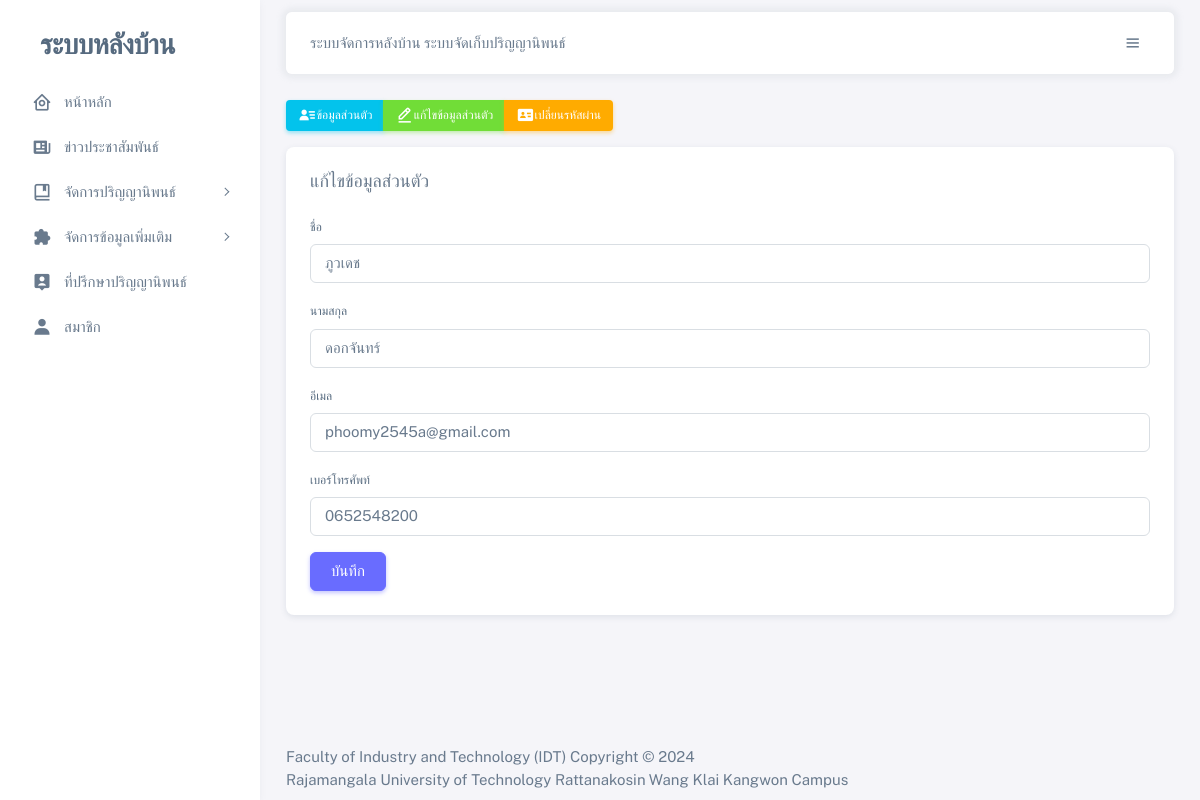
Page /admin/mgmt_profile.php?profile=edit (signed in) on the committed database.
### tables this page shows
CREATE TABLE `members` (
  `m_id` int(11) NOT NULL COMMENT 'ไอดีสมาชิก',
  `m_name1` varchar(50) NOT NULL COMMENT 'ชื่อ สมาชิก',
  `m_name2` varchar(50) NOT NULL COMMENT 'นามสกุล สมาชิก',
  `m_phone` varchar(15) DEFAULT NULL COMMENT 'เบอร์โทร สมาชิก',
  `m_email` varchar(100) DEFAULT NULL COMMENT 'อีเมล สมาชิก',
  `m_username` varchar(50) NOT NULL COMMENT 'ยุสเซอร์เนม สมาชิก',
  `m_password` varchar(255) NOT NULL COMMENT 'พาสเวิร์ด',
  `m_status` enum('0','1') DEFAULT '0' COMMENT 'สถานะ 0สมาชิก  1แอดมิน'
);

### admin/profile_edit.php (the view, shortened to what this page needs)
<div class="card mb-4">
            <h5 class="card-header">แก้ไขข้อมูลส่วนตัว</h5>
            <div class="card-body">
                <form action="../inc/inc_profile.php" method="post" id="profile_edit">
                    <?php
                    if (isset($_SESSION['member_id'])) {
                        $acc = $_SESSION['member_id'];
                        $select_sql = "SELECT * FROM members WHERE m_id = ?";
                        $select_stmt = mysqli_prepare($conn, $select_sql);
                        if ($select_stmt) {
                            mysqli_stmt_bind_param($select_stmt, "i", $acc);
                            mysqli_stmt_execute($select_stmt);
                            $result = mysqli_stmt_get_result($select_stmt);
                            if (mysqli_num_rows($result) > 0) {
                                $row = mysqli_fetch_assoc($result);
                    ?>
                                <div class="mb-3">
                                    <label for="firstName" class="form-label">ชื่อ</label>
                                    <input class="form-control" class="form-label" type="text" id="firstName" name="firstName" value="<?php echo $row['m_name1']; ?>" autofocus required>
                                </div>
                                <div class="mb-3">
                                    <label for="lastName" class="form-label">นามสกุล</label>
                                    <input class="form-control" type="text" name="lastName" id="lastName" value="<?php echo $row['m_name2']; ?>" require />
                                </div>
                                <div class="mb-3">
                                    <label for="email" class="form-label">อีเมล</label>
                                    <input class="form-control" type="text" id="email" name="email" value="<?php echo $row['m_email']; ?>" placeholder="john.doe@example.com" required />
                                </div>
                                <div class="mb-3">
                                    <label class="form-label" for="phoneNumber">เบอร์โทรศัพท์</label>
                                    <div class="input-group input-group-merge">
                                        <input type="text" id="phoneNumber" name="phoneNumber" class="form-control" value="<?php echo $row['m_phone']; ?>" placeholder="202 555 0111" required />
                                    </div>
                                </div>
                                <div class="mt-2">
                                    <button type="submit" class="btn btn-primary me-2" name="profile_edit">บันทึก</button>
                                </div>
                    <?php
                            }
                        }
                    }
                    ?>
            </div>
        </div>

### rows in the picture
members: firstName "ภูวเดช", lastName "ดอกจันทร์", email "phoomy2545a@gmail.com", phoneNumber "0652548200"
